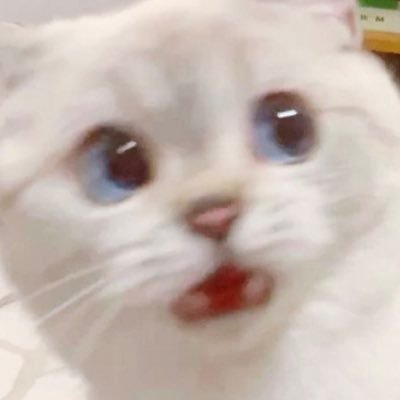
#> input picture 5image.jpg, 400 x 400 px
$ python 5.2.py
#> lines starting #> are read from the running program, lines starting #| are printed output that depends on the picture
import cv2

img = cv2.imread("5image.jpg")
#> img is the input picture: shape (400, 400, 3); mean B, G, R 176.9, 185, 199
(h, w) = img.shape[:2]
#> h = 400; w = 400
(cX, cY) = (w // 2, h // 2)
#> cX = 200; cY = 200
M = cv2.getRotationMatrix2D((cX, cY), -90, 1.0)
rotated = cv2.warpAffine(img, M, (w, h))
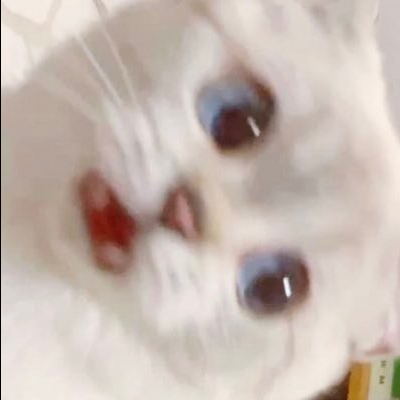
#> rotated: shape (400, 400, 3); mean B, G, R 176.5, 184.5, 198.5

cv2.imshow("rotated", rotated)
cv2.waitKey(0)

$ run again, with 3image.jpg copied over 5image.jpg
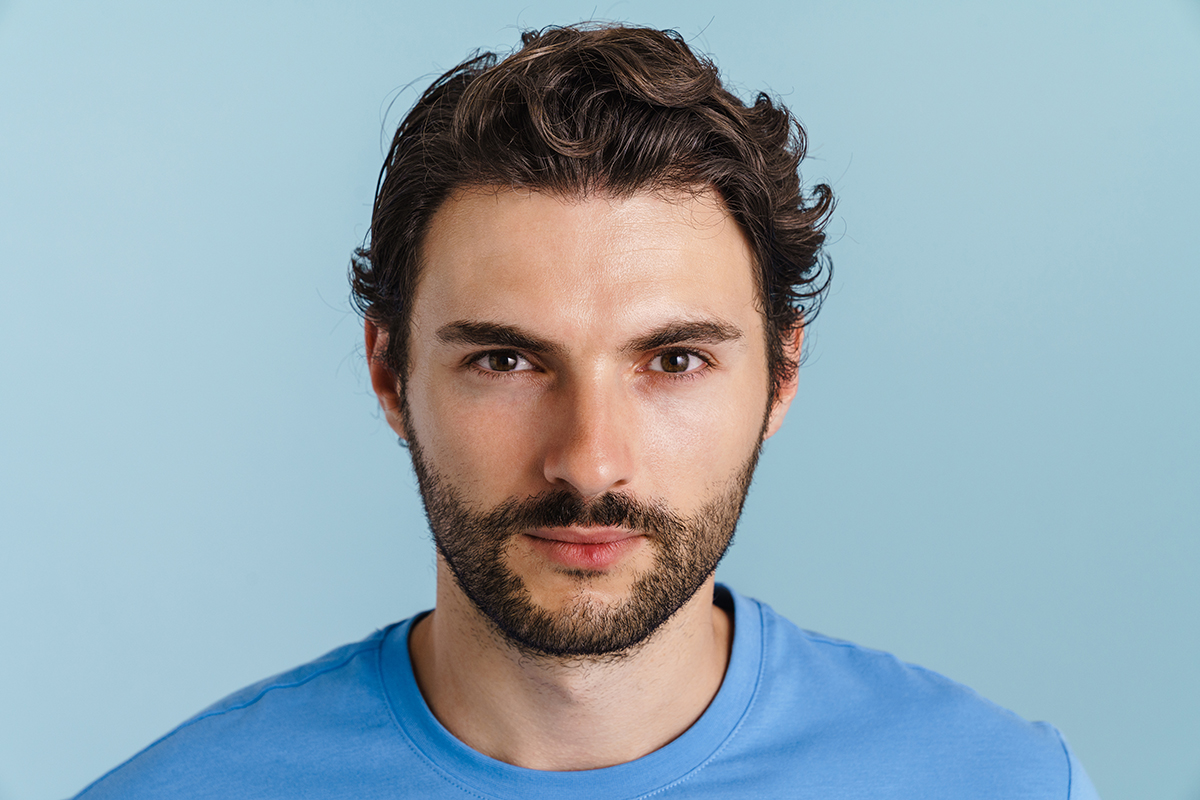
#> input picture 3image.jpg, 1200 x 800 px
#> img is the input picture: shape (800, 1200, 3); mean B, G, R 178.8, 168.4, 148.8
#> `rotated = cv2.warpAffine(img, M, (w, h))`:
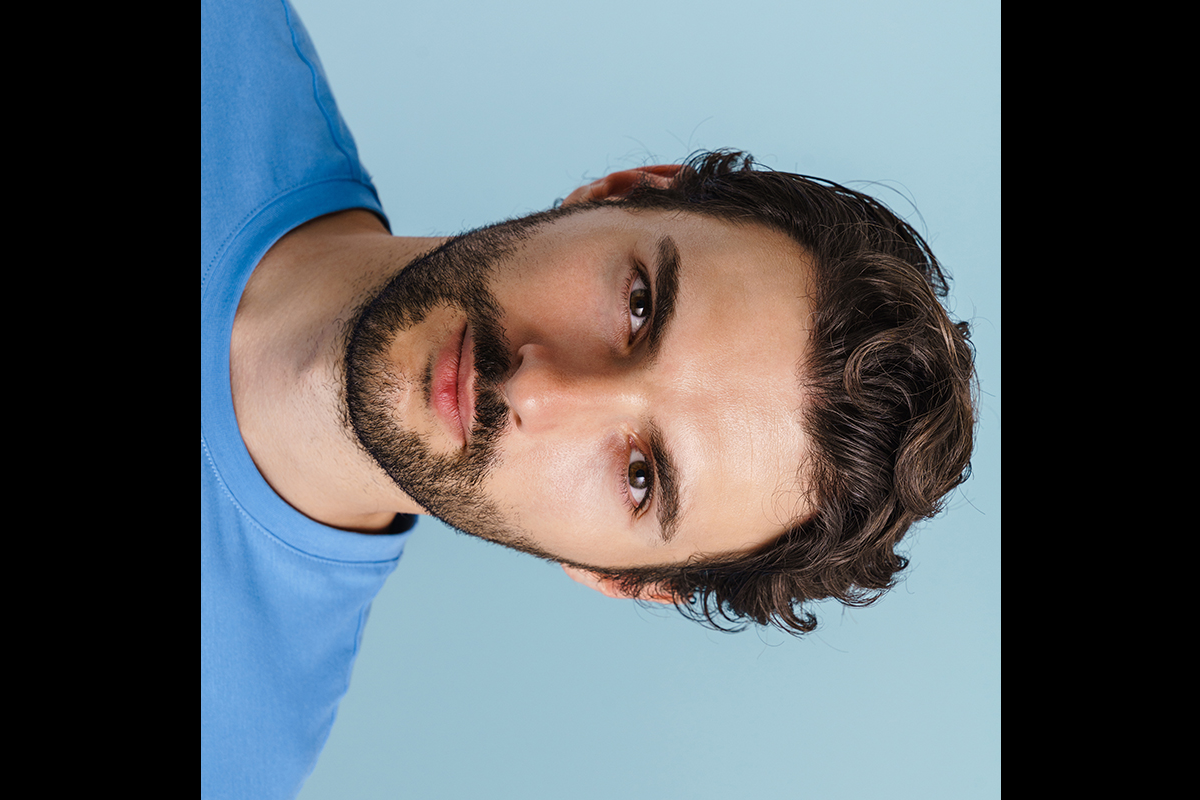
#> rotated: shape (800, 1200, 3); mean B, G, R 107.5, 102, 94.1

$ run again, with 4image.jpg copied over 5image.jpg
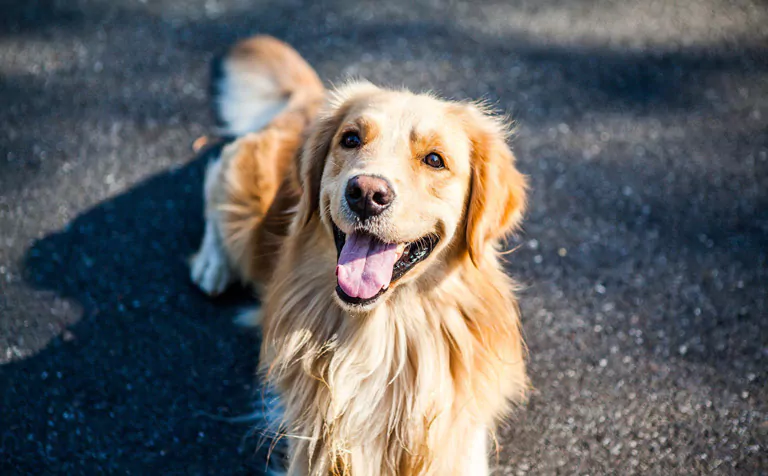
#> input picture 4image.jpg, 768 x 476 px
#> img is the input picture: shape (476, 768, 3); mean B, G, R 99.7, 98.5, 97.9
#> `rotated = cv2.warpAffine(img, M, (w, h))`:
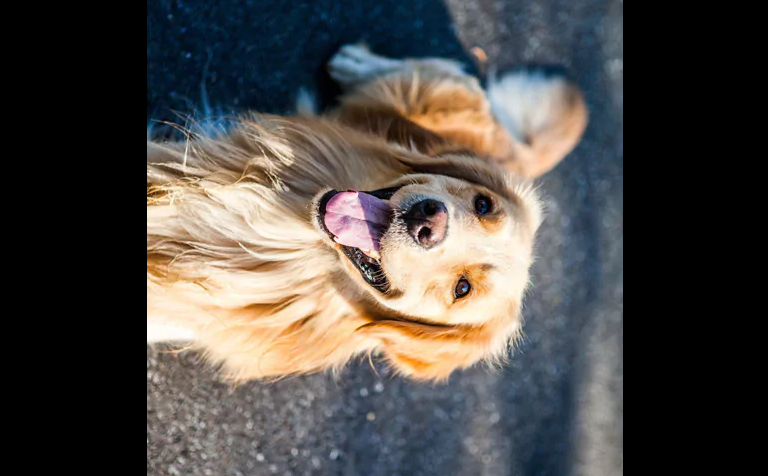
#> rotated: shape (476, 768, 3); mean B, G, R 70.5, 74, 77.8

$ run again, with 6image.jpg copied over 5image.jpg
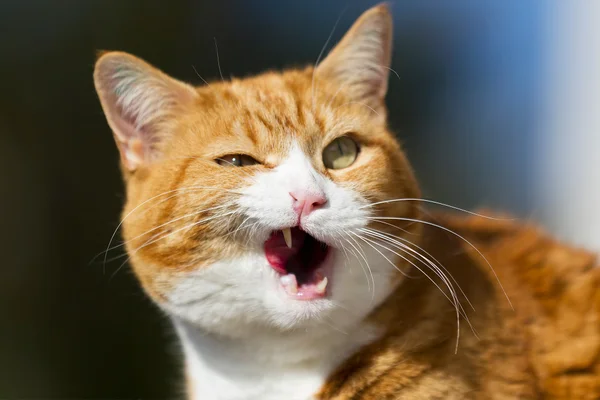
#> input picture 6image.jpg, 600 x 400 px
#> img is the input picture: shape (400, 600, 3); mean B, G, R 79.9, 100.4, 114.6
#> `rotated = cv2.warpAffine(img, M, (w, h))`:
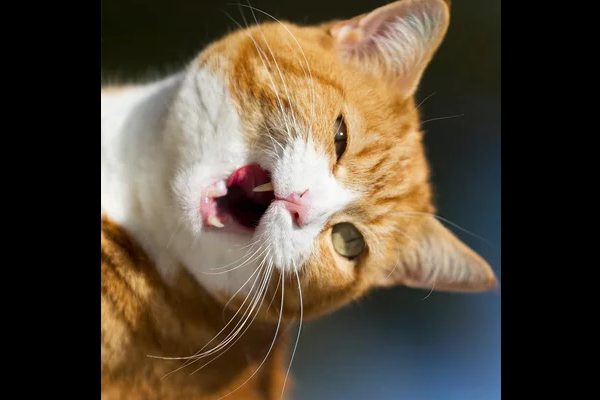
#> rotated: shape (400, 600, 3); mean B, G, R 57.1, 72.4, 84
